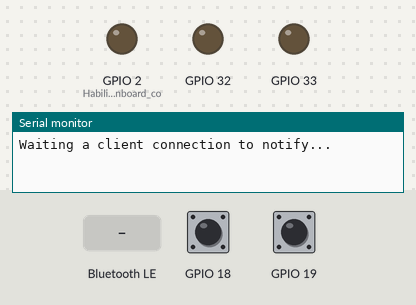
Bench run of a sketch on a simulated ESP32. Parts: output pins drawn as LEDs (lit = HIGH), the last lines printed to the serial monitor. The test bench sets the inputs (shaded band); at power-on: GPIO 19 HIGH, GPIO 18 HIGH. Random numbers use the default seed unless the sketch sets one; nothing arrives over Bluetooth unless stated; a phone connects over Bluetooth LE 3 s after start.

Above: at 1.2 s.
1.3 s: Bluetooth LE write "CMD2.." received
At 1.9 s:
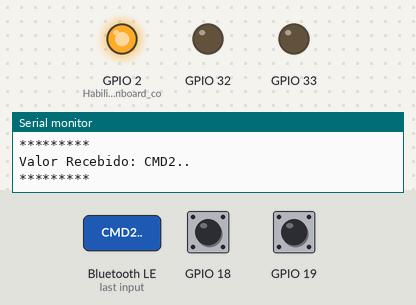
2.8 s: Bluetooth LE write "CMD1.." received
At 4.0 s:
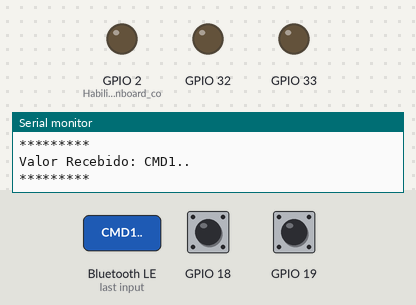
4.3 s: GPIO 19 pulled LOW for 0.15 s
At 5.5 s:
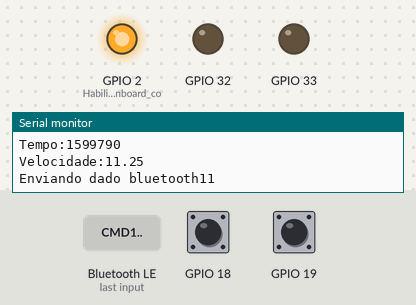
5.9 s: GPIO 18 pulled LOW for 0.15 s
At 6.7 s:
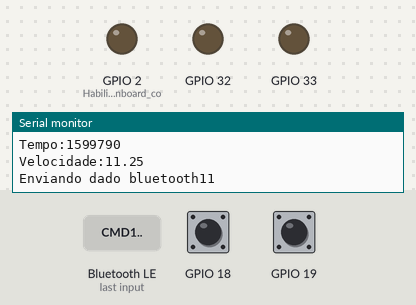
Timing chart, 0 to 8.9 s (numbered marks = the images above; inputs shaded):
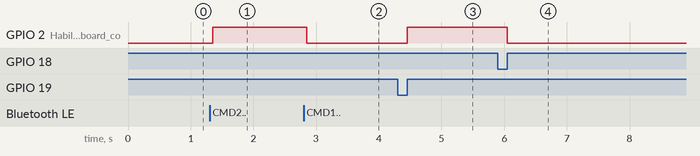

Measured:
- after the input at 1.3 s, GPIO 2 (Habilita_o_LED_onboard_co): LOW → HIGH after 0.05 s
- after the input at 2.8 s, GPIO 2 (Habilita_o_LED_onboard_co): HIGH → LOW after 0.05 s
- after the input at 4.3 s, GPIO 2 (Habilita_o_LED_onboard_co): LOW → HIGH after 0.15 s
- after the input at 5.9 s, GPIO 2 (Habilita_o_LED_onboard_co): HIGH → LOW after 0.15 s

The sketch:

fotosensor.ino
```cpp
  #include <BLEDevice.h>
#include <BLEServer.h>
#include <BLEUtils.h>
#include <BLE2902.h>
#include <string.h>


#define SERVICE_UUID           "6e400001-b5a3-f393-e0a9-e50e24dcca9e" // UART service UUID
#define CHARACTERISTIC_UUID_RX "6e400002-b5a3-f393-e0a9-e50e24dcca9e"
#define CHARACTERISTIC_UUID_TX "6e400003-b5a3-f393-e0a9-e50e24dcca9e"


BLEServer *pServer = NULL;
BLECharacteristic * pTxCharacteristic;
bool deviceConnected = false;
bool oldDeviceConnected = false;

uint8_t txValue = 0;
char str[500];

// Fotosensor
bool flagVelocidade = false;
float dist = 5.0;

// Generate Velocity
uint8_t velToGenerate = 0;
bool flagGenerate = true;
int generatedTime1 = 0;
int timeNeededToGenerate = 0;


//-----------------------PROTÓTIPOS------------------------//

void enviarSerialBle(char *strToSend);
void IRAM_ATTR isr1();
void IRAM_ATTR isr2();
void enviarVelocidade();
int calculaVelocidade(float dist, int time);

//---------------------------------------------------------//


class MyServerCallbacks: public BLEServerCallbacks {
    void onConnect(BLEServer* pServer) {
      deviceConnected = true;
    };

    void onDisconnect(BLEServer* pServer) {
      deviceConnected = false;
    }
};


// Struct de interrupção do botão
struct interrupcaoExterna {
  const uint8_t PIN;
  int microTime;
};

// Interrupção externa no pino 18
interrupcaoExterna interr1 = {18, 0};
interrupcaoExterna interr2 = {19, 0};


int generateTime(int vel){
  return abs(int((dist * 1000000 * 3.6) / (vel)));
}


class MyCallbacks: public BLECharacteristicCallbacks {
    void onWrite(BLECharacteristic *pCharacteristic) {
      std::string rxValue = pCharacteristic->getValue();

      if (rxValue.length() > 0) {
        Serial.println("*********");
        strcpy(str, rxValue.c_str());
        Serial.print("Valor Recebido: ");
        Serial.println(str);


        if (strcmp(str, "ON\r\n") == 0) {
          digitalWrite(LED_BUILTIN, HIGH);//Faz o LED piscar (inverte o estado).
        }
        else if (strcmp(str, "OFF\r\n")  == 0) {
          digitalWrite(LED_BUILTIN, LOW);//Faz o LED piscar (inverte o estado).
        } else if (strcmp(str, "CMD1..") == 0) {
          isr1();
        } else if (strcmp(str, "CMD2..") == 0) {
          isr2();
        } else if (strcmp(str, "CMD3..") == 0) {
          isr1();
          delayMicroseconds(generateTime(random(1,200)));
          isr2();
        }
        else if (strcmp(str, "CMD4..") == 0) {
          velToGenerate = 0;
        }
        else {

          flagGenerate = 1;
          generatedTime1 = 0;

          try {
            char aux[100];
            float auxFloatVext[3];
            int count = 0;


            strcpy(aux, rxValue.c_str());
            aux[strlen(aux) - 2] = '\0';

            char * pch;
            printf ("Splitting string \"%s\" into tokens:\n", aux);
            pch = strtok (aux, ",");
            float distAux = 0;
            while (pch != NULL)
            {
              if (count == 0) {
                distAux = ::atof(pch);
              }
              else {
                int velAux = velToGenerate;
                velToGenerate = int(::atof(pch));
//                sprintf(str, "A velocidade gerada foi mudada de %d para %d.", velAux, velToGenerate);
//                enviarSerialBle(str);


              }
              count++;
              pch = strtok (NULL, ",");
            }


            if (int(distAux) == 0) {
              sprintf(str, "A distancia inserida(%s) não é válida.", aux);
//              enviarSerialBle(str);


            } else if (distAux >= 3 && distAux <= 5 ) {
//              sprintf(str, "A distancia foi mudada de %.2f para %.2f.", dist, distAux);
//              enviarSerialBle(str);
//              Serial.println(str);
              dist = distAux;
              timeNeededToGenerate = abs(int((dist * 1000000 * 3.6) / (velToGenerate)));

            } else {
//              sprintf(str, "A distancia inserida(%s) deve estar entre 3 e 5 metros.", aux);
//              enviarSerialBle(str);
            }
          } catch (...) {
            char aux[100];
            strcpy(aux, rxValue.c_str());
            aux[strlen(aux) - 2] = '\0';
//            sprintf(str, "A distancia inserida(%s) não é válida.", aux);
//            enviarSerialBle(str);
          }
        }


        Serial.println("*********");
      }
    }
};


void enviarSerialBle(char *strToSend) {
  Serial.print("Enviando dado bluetooth");
  strcat(strToSend, "\r\n");
  Serial.print(strToSend);


  pTxCharacteristic->setValue(strToSend);
  pTxCharacteristic->notify();
}

//---------------------------------------------------------//
void IRAM_ATTR isr1() {
  digitalWrite(LED_BUILTIN, LOW);//Faz o LED piscar (inverte o estado).
  (interr1.microTime = micros());
}
//---------------------------------------------------------//


//---------------------------------------------------------//
void IRAM_ATTR isr2() {

  digitalWrite(LED_BUILTIN, HIGH);//Faz o LED piscar (inverte o estado).
  (interr2.microTime = micros());
  if (interr1.microTime != 0)
    flagVelocidade = true;

}
//---------------------------------------------------------//


//---------------------------------------------------------//
void enviarVelocidade() {
  sprintf(str, "%d", calculaVelocidade(dist, interr2.microTime - interr1.microTime));

  enviarSerialBle(str);
  interr1.microTime = 0;
  interr2.microTime = 0;
  flagVelocidade = false;
}
//---------------------------------------------------------//


//---------------------------------------------------------//
int calculaVelocidade(float dist, int time_) {
  Serial.print("Distancia:");
  Serial.println(dist);

  Serial.print("Tempo:");
  Serial.println(time_);

  Serial.print("Velocidade:");
  Serial.println((dist * 1000000 / abs(time_) * 3.6));

  return round((dist * 1000000 / abs(time_) * 3.6));
}
//---------------------------------------------------------//


void setup() {
  Serial.begin(115200);


  pinMode(LED_BUILTIN, OUTPUT);//Habilita o LED onboard como saída.
  pinMode(interr1.PIN, INPUT_PULLUP);
  pinMode(interr2.PIN, INPUT_PULLUP);

  pinMode(32, OUTPUT);
  pinMode(33, OUTPUT);


  attachInterrupt(interr1.PIN, isr1, RISING);
  attachInterrupt(interr2.PIN, isr2, RISING);

  // Create the BLE Device
  BLEDevice::init("ESP32 Nivardo UART");

  // Create the BLE Server
  pServer = BLEDevice::createServer();
  pServer->setCallbacks(new MyServerCallbacks());

  // Create the BLE Service
  BLEService *pService = pServer->createService(SERVICE_UUID);

  // Create a BLE Characteristic
  pTxCharacteristic = pService->createCharacteristic(
                        CHARACTERISTIC_UUID_TX,
                        BLECharacteristic::PROPERTY_NOTIFY
                      );

  pTxCharacteristic->addDescriptor(new BLE2902());

  BLECharacteristic * pRxCharacteristic = pService->createCharacteristic(
      CHARACTERISTIC_UUID_RX,
      BLECharacteristic::PROPERTY_WRITE
                                          );

  pRxCharacteristic->setCallbacks(new MyCallbacks());

  // Start the service
  pService->start();

  // Start advertising
  pServer->getAdvertising()->start();
  Serial.println("Waiting a client connection to notify...");
}


void loop() {


  if (velToGenerate > 0) {
    if (flagGenerate) {
      delay(50);
      generatedTime1 = micros();
      flagGenerate = false;
      digitalWrite(33, HIGH);
      delay(1);
      digitalWrite(33, LOW);

    } else if (micros() - generatedTime1 >= timeNeededToGenerate) {

      digitalWrite(32, HIGH);//Faz o LED piscar (inverte o estado).
      delay(1);
      digitalWrite(32, LOW);//Faz o LED piscar (inverte o estado).
      Serial.println(micros() - generatedTime1);
      flagGenerate = true;

    }
  }

  if (flagVelocidade) {
    enviarVelocidade();
  }


  // disconnecting
  if (!deviceConnected && oldDeviceConnected) {
    delay(500); // give the bluetooth stack the chance to get things ready
    pServer->startAdvertising(); // restart advertising
    Serial.println("start advertising");
    oldDeviceConnected = deviceConnected;
  }
  // connecting
  if (deviceConnected && !oldDeviceConnected) {
    // do stuff here on connecting
    oldDeviceConnected = deviceConnected;
  }
}
```
